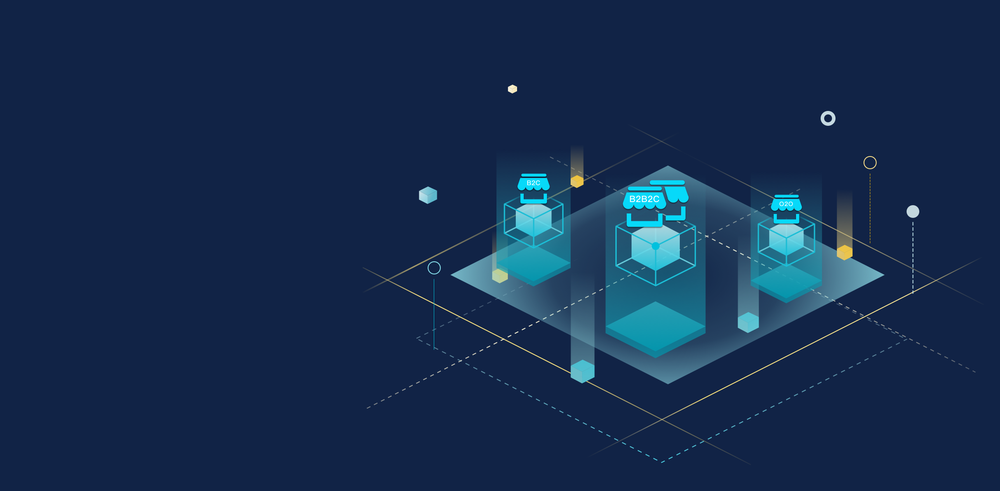
#> input picture web/src/assets/img/1.png, 1000 x 491 px, shrunk from 2280 x 1120 before the run, given in place of 1.jpg, which was not available
$ python test2.py
#> lines starting #> are read from the running program, lines starting #| are printed output that depends on the picture
import cv2
import numpy as np

img = cv2.imread("1.jpg")
#> img is the input picture: shape (491, 1000, 3); mean B, G, R 78.3, 44.8, 21.1
emptyImage = np.zeros(img.shape, np.uint8)

emptyImage2 = img.copy()

emptyImage3 = cv2.cvtColor(img, cv2.COLOR_BGR2GRAY)
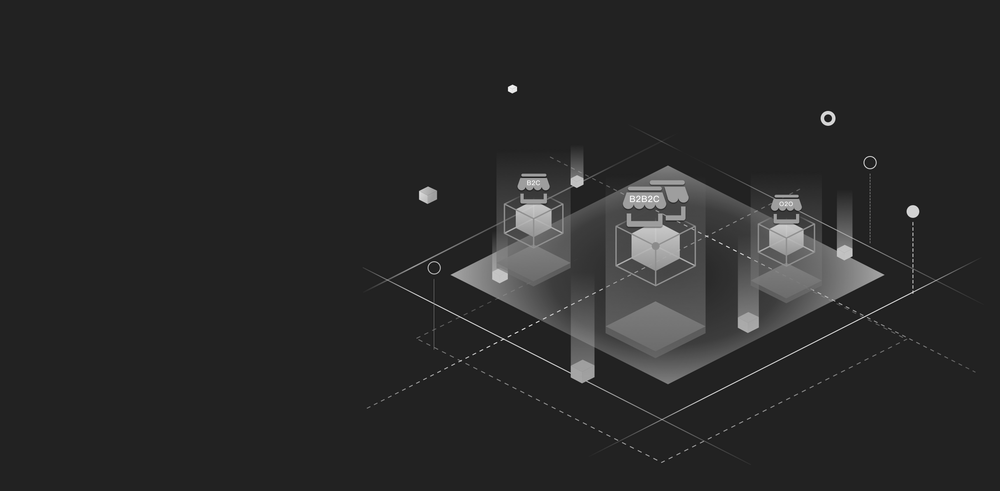
#> emptyImage3: shape (491, 1000); min 13, max 249, mean 41.9

cv2.imshow("EmptyImage3", emptyImage3)
cv2.waitKey(0)
cv2.destroyAllWindows()

$ run again, with web/src/assets/img/2.png copied over web/src/assets/img/1.png
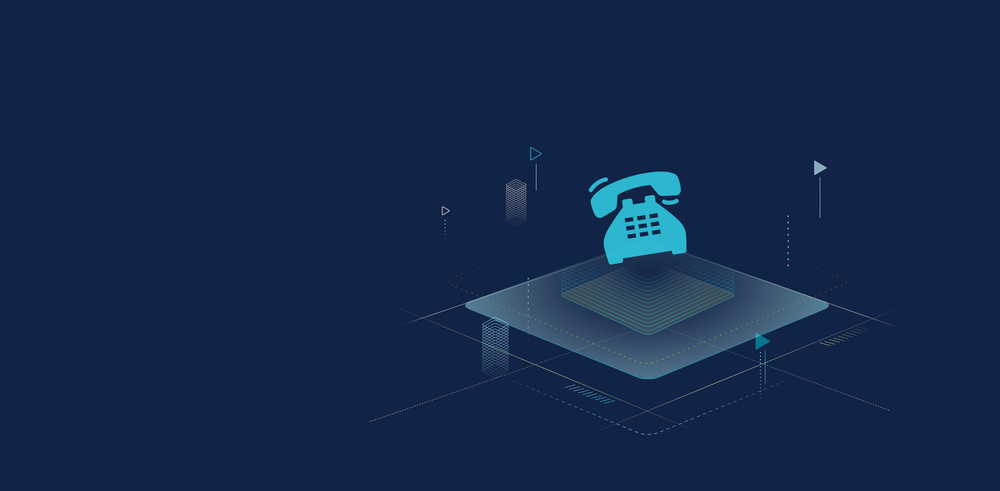
#> input picture web/src/assets/img/2.png, 1000 x 491 px, shrunk from 2280 x 1120 before the run, given in place of 1.jpg, which was not available
#> img is the input picture: shape (491, 1000, 3); mean B, G, R 73.7, 39.4, 19.6
#> `emptyImage3 = cv2.cvtColor(img, cv2.COLOR_BGR2GRAY)`:
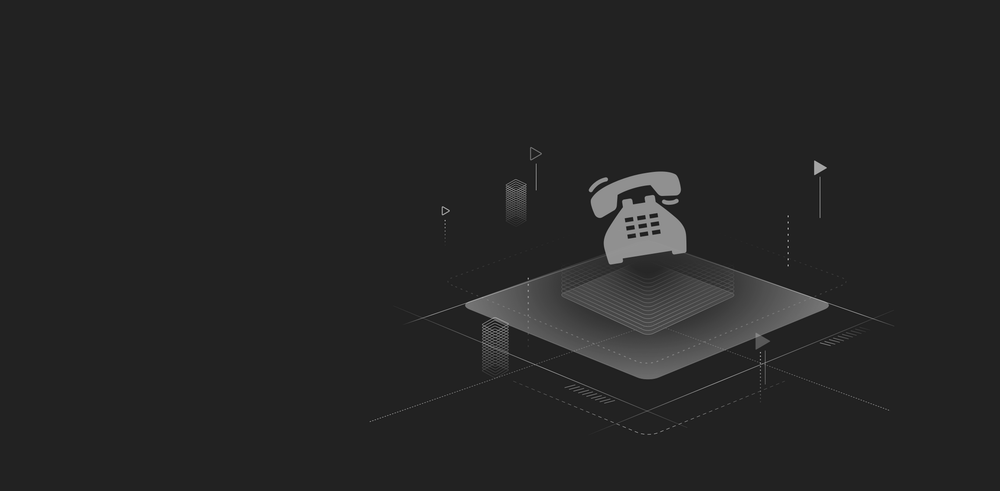
#> emptyImage3: shape (491, 1000); min 6, max 175, mean 37.7
